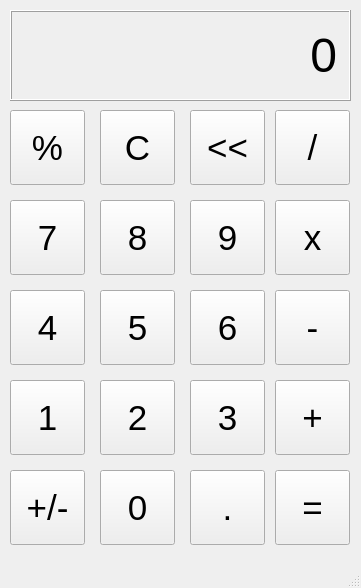
<?xml version="1.0" encoding="UTF-8"?>
<ui version="4.0">
 <class>MainWindow</class>
 <widget class="QMainWindow" name="MainWindow">
  <property name="geometry">
   <rect>
    <x>0</x>
    <y>0</y>
    <width>361</width>
    <height>588</height>
   </rect>
  </property>
  <property name="windowTitle">
   <string>Calculator</string>
  </property>
  <widget class="QWidget" name="centralwidget">
   <widget class="QLabel" name="outputLabel">
    <property name="geometry">
     <rect>
      <x>10</x>
      <y>10</y>
      <width>341</width>
      <height>91</height>
     </rect>
    </property>
    <property name="font">
     <font>
      <pointsize>36</pointsize>
     </font>
    </property>
    <property name="layoutDirection">
     <enum>Qt::LeftToRight</enum>
    </property>
    <property name="frameShape">
     <enum>QFrame::Box</enum>
    </property>
    <property name="frameShadow">
     <enum>QFrame::Raised</enum>
    </property>
    <property name="text">
     <string>0</string>
    </property>
    <property name="alignment">
     <set>Qt::AlignRight|Qt::AlignTrailing|Qt::AlignVCenter</set>
    </property>
    <property name="margin">
     <number>10</number>
    </property>
   </widget>
   <widget class="QPushButton" name="precentButton">
    <property name="geometry">
     <rect>
      <x>10</x>
      <y>110</y>
      <width>75</width>
      <height>75</height>
     </rect>
    </property>
    <property name="font">
     <font>
      <pointsize>26</pointsize>
     </font>
    </property>
    <property name="text">
     <string>%</string>
    </property>
   </widget>
   <widget class="QPushButton" name="cButton">
    <property name="geometry">
     <rect>
      <x>100</x>
      <y>110</y>
      <width>75</width>
      <height>75</height>
     </rect>
    </property>
    <property name="font">
     <font>
      <pointsize>26</pointsize>
     </font>
    </property>
    <property name="text">
     <string>C</string>
    </property>
   </widget>
   <widget class="QPushButton" name="arrowButton">
    <property name="geometry">
     <rect>
      <x>190</x>
      <y>110</y>
      <width>75</width>
      <height>75</height>
     </rect>
    </property>
    <property name="font">
     <font>
      <pointsize>26</pointsize>
     </font>
    </property>
    <property name="text">
     <string>&lt;&lt;</string>
    </property>
   </widget>
   <widget class="QPushButton" name="divideButton">
    <property name="geometry">
     <rect>
      <x>275</x>
      <y>110</y>
      <width>75</width>
      <height>75</height>
     </rect>
    </property>
    <property name="font">
     <font>
      <pointsize>26</pointsize>
     </font>
    </property>
    <property name="text">
     <string>/</string>
    </property>
   </widget>
   <widget class="QPushButton" name="multiplyButton">
    <property name="geometry">
     <rect>
      <x>275</x>
      <y>200</y>
      <width>75</width>
      <height>75</height>
     </rect>
    </property>
    <property name="font">
     <font>
      <pointsize>26</pointsize>
     </font>
    </property>
    <property name="text">
     <string>x</string>
    </property>
   </widget>
   <widget class="QPushButton" name="eightButton">
    <property name="geometry">
     <rect>
      <x>100</x>
      <y>200</y>
      <width>75</width>
      <height>75</height>
     </rect>
    </property>
    <property name="font">
     <font>
      <pointsize>26</pointsize>
     </font>
    </property>
    <property name="text">
     <string>8</string>
    </property>
   </widget>
   <widget class="QPushButton" name="sevenButton">
    <property name="geometry">
     <rect>
      <x>10</x>
      <y>200</y>
      <width>75</width>
      <height>75</height>
     </rect>
    </property>
    <property name="font">
     <font>
      <pointsize>26</pointsize>
     </font>
    </property>
    <property name="text">
     <string>7</string>
    </property>
   </widget>
   <widget class="QPushButton" name="nineButton">
    <property name="geometry">
     <rect>
      <x>190</x>
      <y>200</y>
      <width>75</width>
      <height>75</height>
     </rect>
    </property>
    <property name="font">
     <font>
      <pointsize>26</pointsize>
     </font>
    </property>
    <property name="text">
     <string>9</string>
    </property>
   </widget>
   <widget class="QPushButton" name="minusButton">
    <property name="geometry">
     <rect>
      <x>275</x>
      <y>290</y>
      <width>75</width>
      <height>75</height>
     </rect>
    </property>
    <property name="font">
     <font>
      <pointsize>26</pointsize>
     </font>
    </property>
    <property name="text">
     <string>-</string>
    </property>
   </widget>
   <widget class="QPushButton" name="fiveButton">
    <property name="geometry">
     <rect>
      <x>100</x>
      <y>290</y>
      <width>75</width>
      <height>75</height>
     </rect>
    </property>
    <property name="font">
     <font>
      <pointsize>26</pointsize>
     </font>
    </property>
    <property name="text">
     <string>5</string>
    </property>
   </widget>
   <widget class="QPushButton" name="fourButton">
    <property name="geometry">
     <rect>
      <x>10</x>
      <y>290</y>
      <width>75</width>
      <height>75</height>
     </rect>
    </property>
    <property name="font">
     <font>
      <pointsize>26</pointsize>
     </font>
    </property>
    <property name="text">
     <string>4</string>
    </property>
   </widget>
   <widget class="QPushButton" name="sixButton">
    <property name="geometry">
     <rect>
      <x>190</x>
      <y>290</y>
      <width>75</width>
      <height>75</height>
     </rect>
    </property>
    <property name="font">
     <font>
      <pointsize>26</pointsize>
     </font>
    </property>
    <property name="text">
     <string>6</string>
    </property>
   </widget>
   <widget class="QPushButton" name="addButton">
    <property name="geometry">
     <rect>
      <x>275</x>
      <y>380</y>
      <width>75</width>
      <height>75</height>
     </rect>
    </property>
    <property name="font">
     <font>
      <pointsize>26</pointsize>
     </font>
    </property>
    <property name="text">
     <string>+</string>
    </property>
   </widget>
   <widget class="QPushButton" name="twoButton">
    <property name="geometry">
     <rect>
      <x>100</x>
      <y>380</y>
      <width>75</width>
      <height>75</height>
     </rect>
    </property>
    <property name="font">
     <font>
      <pointsize>26</pointsize>
     </font>
    </property>
    <property name="text">
     <string>2</string>
    </property>
   </widget>
   <widget class="QPushButton" name="oneButton">
    <property name="geometry">
     <rect>
      <x>10</x>
      <y>380</y>
      <width>75</width>
      <height>75</height>
     </rect>
    </property>
    <property name="font">
     <font>
      <pointsize>26</pointsize>
     </font>
    </property>
    <property name="text">
     <string>1</string>
    </property>
   </widget>
   <widget class="QPushButton" name="threeButton">
    <property name="geometry">
     <rect>
      <x>190</x>
      <y>380</y>
      <width>75</width>
      <height>75</height>
     </rect>
    </property>
    <property name="font">
     <font>
      <pointsize>26</pointsize>
     </font>
    </property>
    <property name="text">
     <string>3</string>
    </property>
   </widget>
   <widget class="QPushButton" name="equalButton">
    <property name="geometry">
     <rect>
      <x>275</x>
      <y>470</y>
      <width>75</width>
      <height>75</height>
     </rect>
    </property>
    <property name="font">
     <font>
      <pointsize>26</pointsize>
     </font>
    </property>
    <property name="text">
     <string>=</string>
    </property>
   </widget>
   <widget class="QPushButton" name="zeroButton">
    <property name="geometry">
     <rect>
      <x>100</x>
      <y>470</y>
      <width>75</width>
      <height>75</height>
     </rect>
    </property>
    <property name="font">
     <font>
      <pointsize>26</pointsize>
     </font>
    </property>
    <property name="text">
     <string>0</string>
    </property>
   </widget>
   <widget class="QPushButton" name="plusminusButton">
    <property name="geometry">
     <rect>
      <x>10</x>
      <y>470</y>
      <width>75</width>
      <height>75</height>
     </rect>
    </property>
    <property name="font">
     <font>
      <pointsize>26</pointsize>
     </font>
    </property>
    <property name="text">
     <string>+/-</string>
    </property>
   </widget>
   <widget class="QPushButton" name="decimalButton">
    <property name="geometry">
     <rect>
      <x>190</x>
      <y>470</y>
      <width>75</width>
      <height>75</height>
     </rect>
    </property>
    <property name="font">
     <font>
      <pointsize>26</pointsize>
     </font>
    </property>
    <property name="text">
     <string>.</string>
    </property>
   </widget>
  </widget>
  <widget class="QMenuBar" name="menubar">
   <property name="geometry">
    <rect>
     <x>0</x>
     <y>0</y>
     <width>361</width>
     <height>21</height>
    </rect>
   </property>
  </widget>
  <widget class="QStatusBar" name="statusbar"/>
 </widget>
 <resources/>
 <connections/>
</ui>
